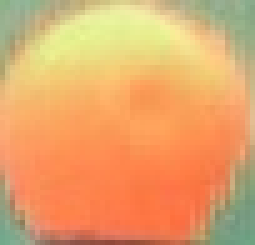
#> input picture Project_3/Proj_3/Code/Training_Data_3/Orange_Training/orangeTrain (48).jpg, 51 x 49 px (shown 5 times larger); its folder holds only this picture in this run
$ python Gaussian_orange.py
#> lines starting #> are read from the running program, lines starting #| are printed output that depends on the picture; long printed decimals are rounded
import glob
import cv2
import numpy as np
from matplotlib import pyplot as plt
import math

# function that gives gaussian probability
def prob_gaussian(mean, var, x):
    denom = (2*math.pi*var**2)**(1/2)
    power = -0.5*((x - mean)/var)**2
    numerator = math.e**power

    return (numerator/denom)

# function to find new mean in each iteration
def new_mean(prob):
    SOP = 0
    SUM_Of_Prob = sum(prob)
    for i in range(len(prob)):
        n = prob[i]*add[i]
        SOP += n
    return (SOP/SUM_Of_Prob)

# function to find new variance (standard deviation )
def new_variance(prob,mean):
    SOP = 0  #(sum of (product of( probability and (( data - mean )**2 ) ) ))
    SUM_of_Prob = sum(prob)
    for i in range(len(prob)):
        n = prob[i]*((add[i]-mean)**2)
        SOP += n
    return math.sqrt(SOP/SUM_of_Prob)

def pdf(data, mean: float, variance: float):
  # A normal continuous random variable.
    s1 = 1/(np.sqrt(2*np.pi*variance))
    s2 = np.exp(-(np.square(data - mean)/(2*variance)))
    return s1 * s2

# initialised three mean and variance(std. deviation) values for three gaussians
mu1, var1 = 50, 10
mu2, var2 = 100, 10
mu3, var3 = 150, 10

# Set the path to the folder for the training dataset (Orange dataset for training)
path = glob.glob(r"C:\Users\sukoo\673\Project3\Training_Data\Orange_Training\*.jpg")
c =0 #iteration counter initialised
while(c!=50): #iterations to be run 50 times
    #initialised bayesian probability lists for gaussian 1, 2 and 3. In the end gives the final bayesian prob. for all images
    bayes1 = []
    bayes2 = []
    bayes3 = []
    # initialised add list. In the end gives the flat array list of all images (length of add == length of any baysian list)
    add = []
    for img in path:
        #reading the image and pre-processing
        img = cv2.imread(img)
#> img is the input picture: shape (49, 51, 3); mean B, G, R 106.3, 165.4, 228.5
        #taking red channel out for orange colored buoy
        r_img = img[:,:,2].astype(np.float32)
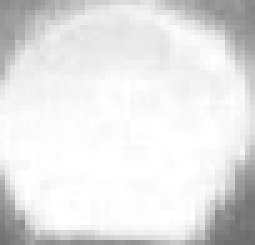
#> r_img: shape (49, 51) float32 (shown 5 times larger); min 108, max 255, mean 228.5
        flat_array = list(r_img.flatten()) #flatten and convert into list
#> flat_array = 2499 values, max 255 at index 603, min 108 at index 2446, mean 228.5
        add = add+flat_array #keep adding to add[] list
#> add has the same summary as flat_array
        for i in flat_array: #over every pixel value in flat_array
            prob_1 = prob_gaussian(mu1, var1, i) #find probability 1 for gaussian 1 using function : prob_gaussian(mean, variance, value in flat_array)
            prob_2 = prob_gaussian(mu2, var2, i) #find probability 1 for gaussian 2 using function : prob_gaussian(mean, variance, value in flat_array)
            prob_3 = prob_gaussian(mu3, var3, i) #find probability 1 for gaussian 3 using function : prob_gaussian(mean, variance, value in flat_array)

            #finding bayesian probability for gaussian 1
            eq1 = (prob_1 *(1/3))/(prob_1*(1/3)+prob_2*(1/3)+prob_3*(1/3))
            eq2 = (prob_2 *(1/3))/(prob_1*(1/3)+prob_2*(1/3)+prob_3*(1/3))
            eq3 = (prob_3 *(1/3))/(prob_1*(1/3)+prob_2*(1/3)+prob_3*(1/3))
            bayes1.append(eq1)
            bayes2.append(eq2)
            bayes3.append(eq3)
#> this loop made 2499 passes
#> (i, prob_1, prob_2, prob_3, eq1, eq2) on passes 1 to 3: (140, 1.03e-19, 1.34e-05, 0.0242, 4.25e-18, 0.000553), (138, 6.1e-19, 2.92e-05, 0.0194, 3.13e-17, 0.0015), (146, 3.88e-22, 1.01e-06, 0.0368, 1.05e-20, 2.75e-05)

    #finding new mean and variance for gaussian 1
    mu1 = new_mean(bayes1)
    var1 = new_variance(bayes1,mu1)
    #finding new mean and variance for gaussian 2
    mu2 = new_mean(bayes2)
    var2 = new_variance(bayes2,mu2)
    #finding new mean and variance for gaussian 3
    mu3 = new_mean(bayes3)
    var3 = new_variance(bayes3,mu3)
    print(mu1,mu2,mu3)
#| 110.888 117.404 230.895
    print(var1,var2, var3)
#| 2.703 4.539 32.700
    print(c)
    c += 1 #incrementing counter c for iteration

x1 = np.random.normal(mu1, np.sqrt(var1), 100)
x2 = np.random.normal(mu2, np.sqrt(var2), 100)
x3 = np.random.normal(mu3, np.sqrt(var3), 100)
X = np.array(list(x1) + list(x2) + list(x3))
np.random.shuffle(X)
print("Dataset shape:", X.shape)
#| Dataset shape: (300,)
bins = np.linspace(np.min(X),np.max(X),100)

#Plotting the Gaussian for orange bouy
plt.figure(figsize=(10,7))
plt.xlabel("$x$")
plt.ylabel("pdf")
plt.scatter(X, [0.005] * len(X), color='navy', s=30, marker=2, label="Train data")

plt.plot(bins, pdf(bins, mu1, var1), color='red', label="True pdf")
plt.plot(bins, pdf(bins, mu2, var2), color='red')
plt.plot(bins, pdf(bins, mu3, var3), color='red')

plt.legend()
plt.plot()
plt.savefig("orange.png")
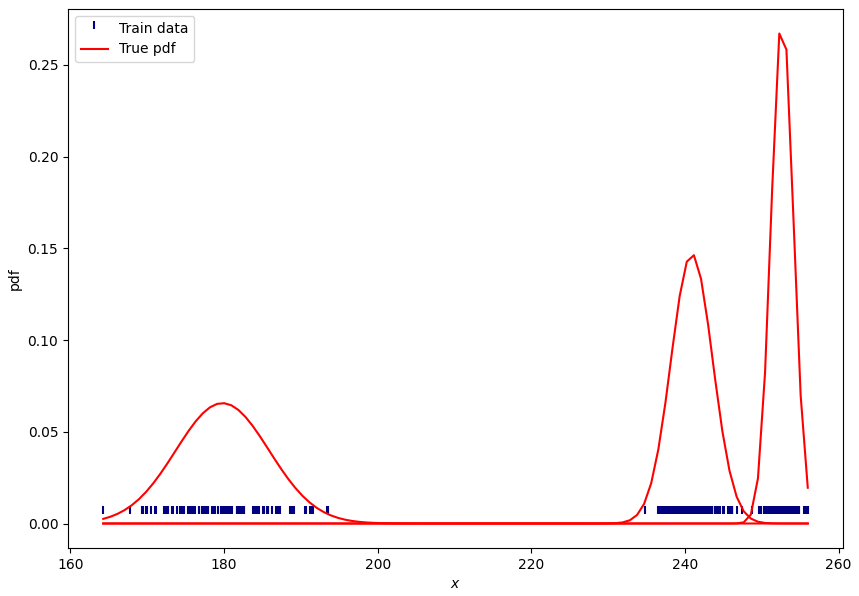
#> figure drawn by matplotlib, 1 panel; curve peaks at x = 180, y = 0.0656; curve peaks at x = 241.2, y = 0.146; curve peaks at x = 252.3, y = 0.267
plt.show()
